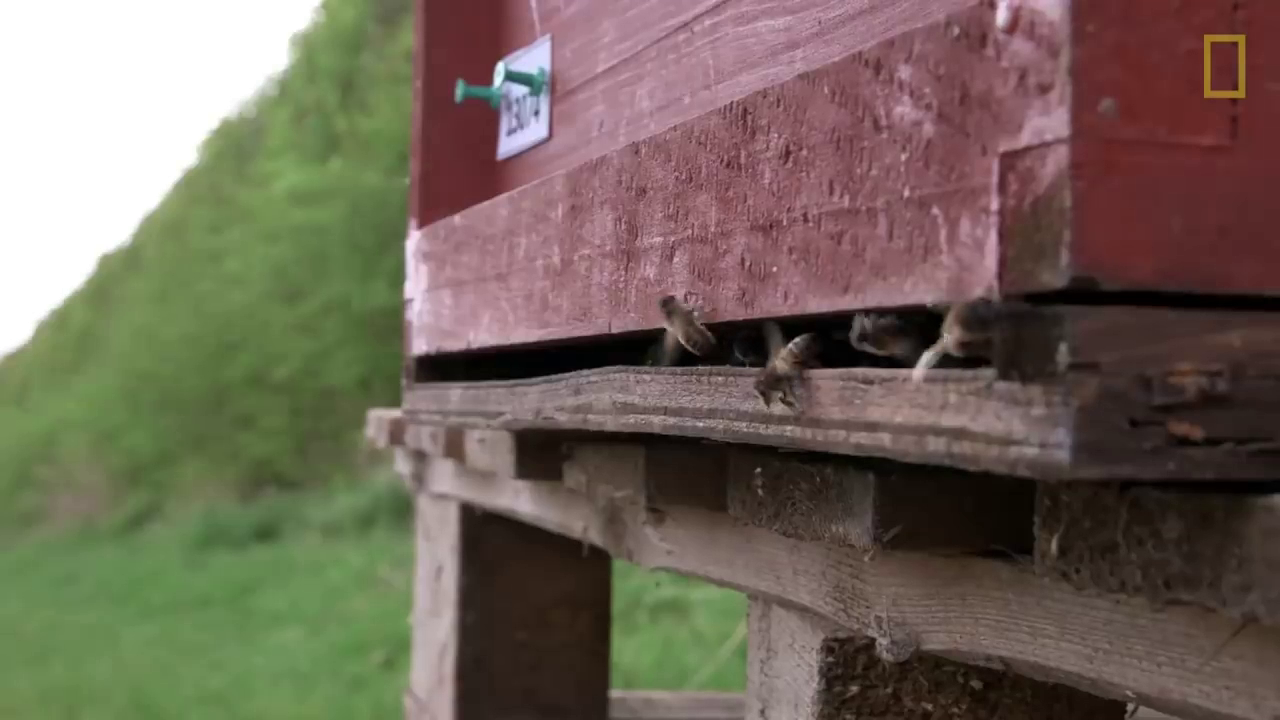
#> input picture frame 6 of videos/bees10.mp4, 1280 x 720 px, given in place of vtest.avi, which was not available
$ python BackSubMath.py
#> lines starting #> are read from the running program, lines starting #| are printed output that depends on the picture
from __future__ import print_function
import cv2 as cv
import argparse
import numpy as np

parser = argparse.ArgumentParser(description='This program shows how to use background subtraction methods provided by \
                                              OpenCV. You can process both videos and images.')
parser.add_argument('--input', type=str, help='Path to a video or a sequence of image.', default='vtest.avi')
args = parser.parse_args()

capture = cv.VideoCapture(cv.samples.findFileOrKeep(args.input))
if not capture.isOpened():
    print('Unable to open: ' + args.input)
    exit(0)

history = []
while True:
    ret, frame = capture.read()
#> frame is the input picture: shape (720, 1280, 3); mean B, G, R 88.7, 101.7, 113
    if frame is None:
        break
    frame = cv.cvtColor(frame, cv.COLOR_BGR2GRAY)
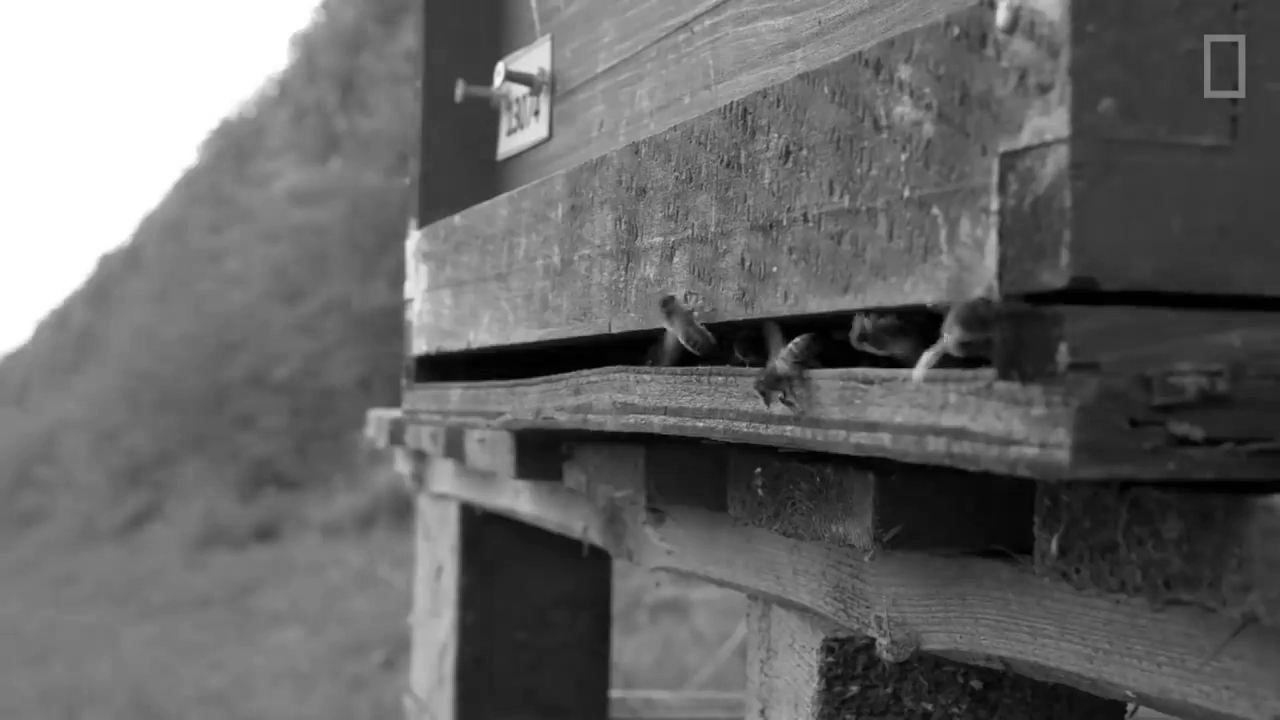
#> frame: shape (720, 1280); min 0, max 255, mean 103.6

    history.append(frame)

    img = []
    if len(history) > 5:
        a1 = np.array(history[len(history) - 1])
        a2 = np.array(history[len(history) - 2])
        a3 = np.array(history[len(history) - 3])
        a4 = np.array(history[len(history) - 4])
        a5 = np.array(history[len(history) - 5])
        img = a1-a2-a3-a4-a5
        print(img)

        ## Show Images
        cv.imshow('Frame', img)

    keyboard = cv.waitKey(30)
#> (key Esc is pressed here)
    if keyboard == 'q' or keyboard == 27:
        break

$ run again, starting later in the video
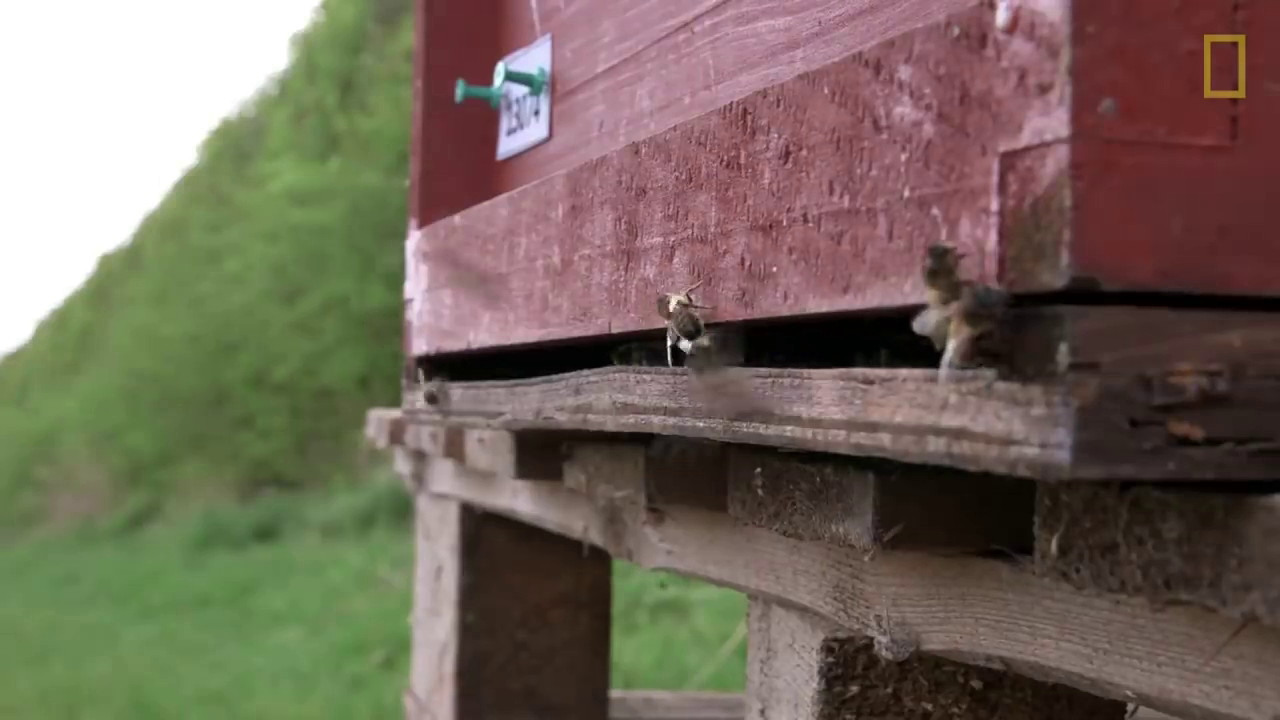
#> input picture frame 28 of videos/bees10.mp4, 1280 x 720 px, given in place of vtest.avi, which was not available
#> frame is the input picture: shape (720, 1280, 3); mean B, G, R 90.5, 103.5, 115.4
#> `frame = cv.cvtColor(frame, cv.COLOR_BGR2GRAY)`:
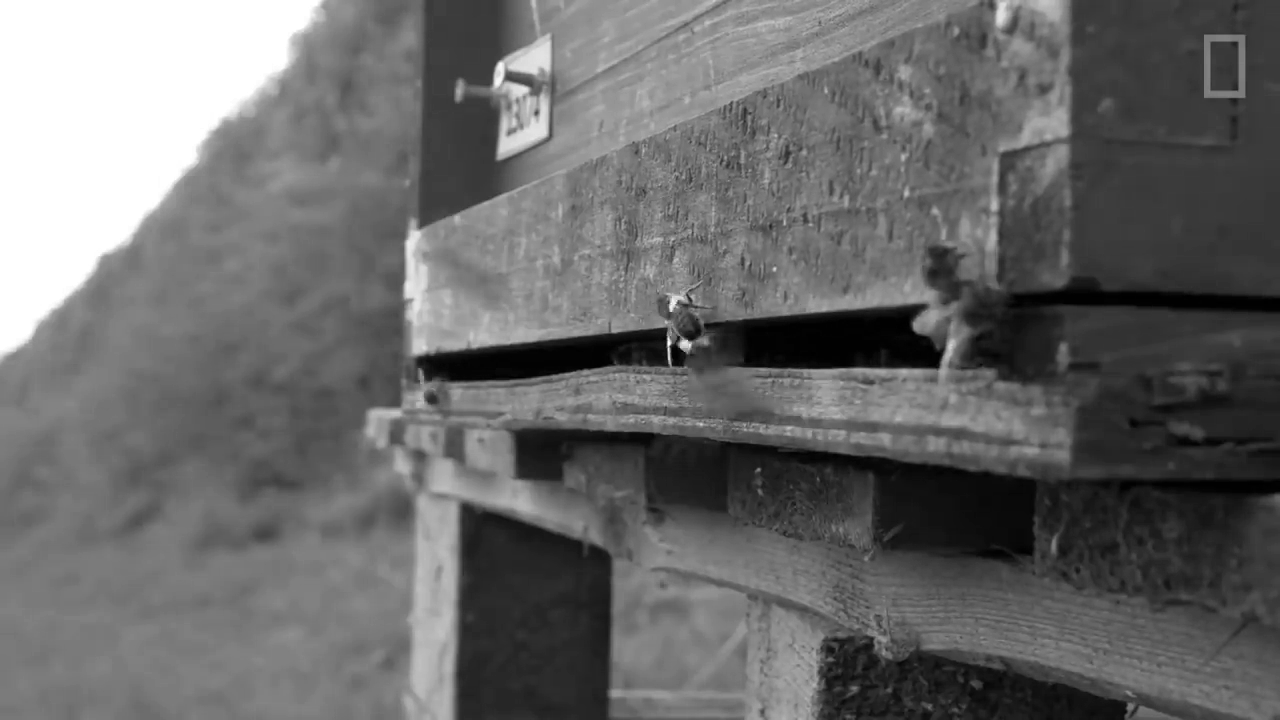
#> frame: shape (720, 1280); min 0, max 255, mean 105.6

$ run again, starting later in the video
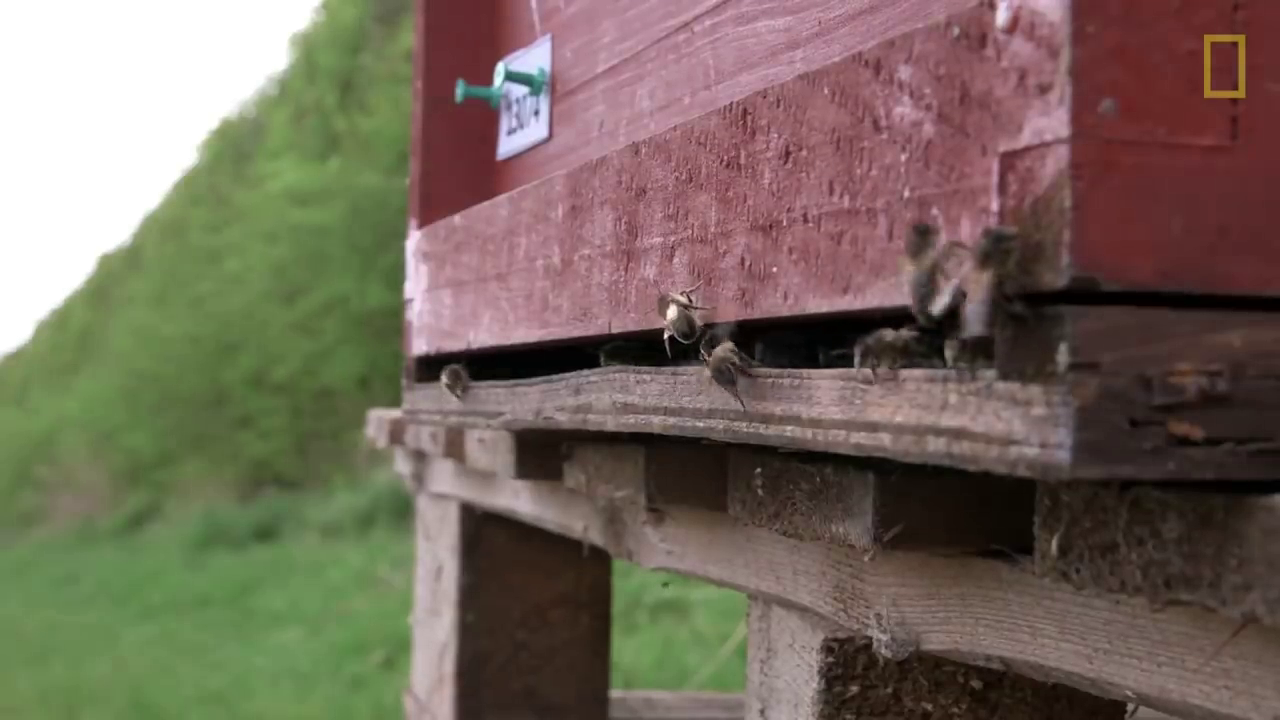
#> input picture frame 51 of videos/bees10.mp4, 1280 x 720 px, given in place of vtest.avi, which was not available
#> frame is the input picture: shape (720, 1280, 3); mean B, G, R 91.5, 104.6, 116.7
#> `frame = cv.cvtColor(frame, cv.COLOR_BGR2GRAY)`:
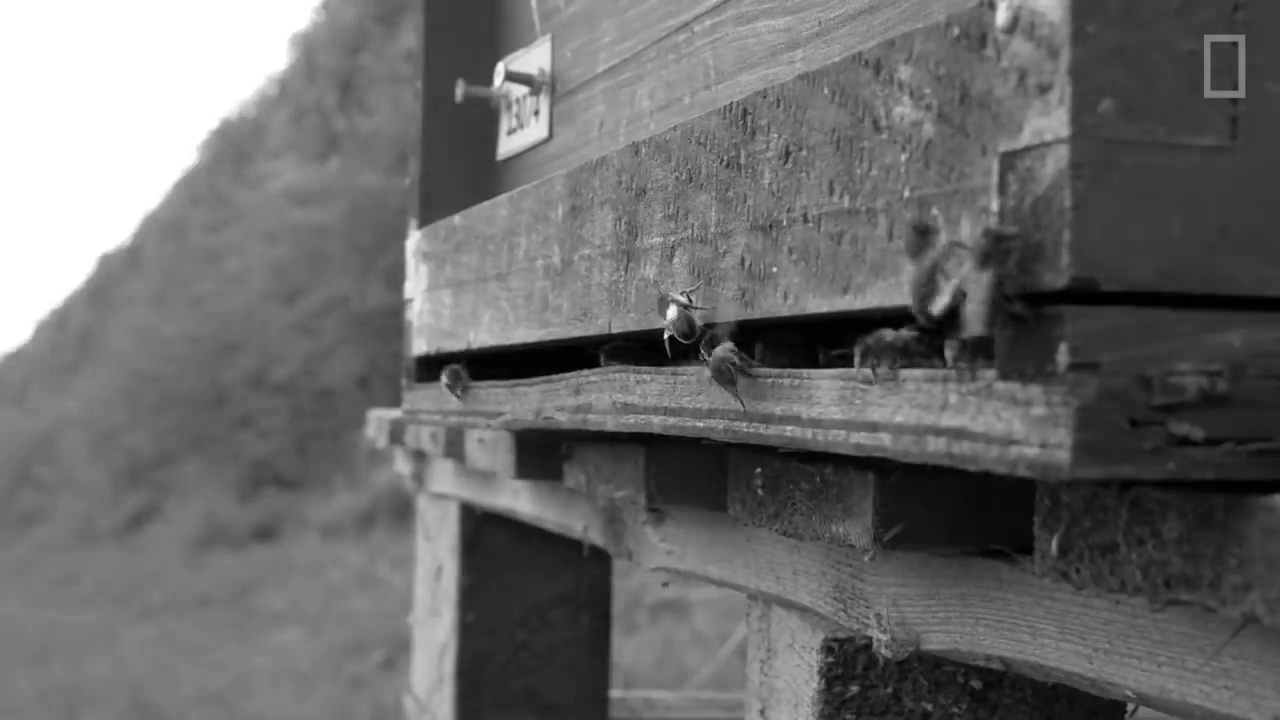
#> frame: shape (720, 1280); min 0, max 255, mean 106.7
